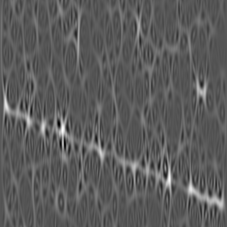
%> input picture MATLAB/dachuang2023/0116wenbo/-10dB_2_10dB/WVD/LFM/11.png, 227 x 227 px
$ octave main.m   (GNU Octave 9; MATLAB toolbox functions it lacks are replaced by stand-ins)
%> lines starting %> are read from the running program, lines starting %| are printed output that depends on the picture; in (x1, y1, x2, y2) boxes, pixels count from 0 and x2, y2 are one past the last pixel; in counts of white or black regions, pixels touching at a corner belong together; the program's own positions count from 1
 close all
 clc;clear;    % 清空命令窗口的所有输入和输出，类似于清屏

%%%PART1——————————————————
%读入图像，这里采用的是[filename,filepath]，可用于直接弹出对话框的选择图片，比较方便。

 [filename,filepath]=uigetfile('.jpg','输入一个需要识别的车牌图像');% 直接自动读入
%> the answer given: ../../../dachuang2023/0116wenbo/-10dB_2_10dB/WVD/LFM/11.png
 file=strcat(filepath,filename); %strcat函数：连接字符串；把filepath的字符串与filename的连接，即路径/文件名
 I=imread(file);
%> I is the input picture: size 227x227 uint8; min 0, max 255, mean 92.3
 figure('name','原图'),imshow(I);title('原图')


 %图像增强
 % h=ones(5,5)/25; %过滤器h
 % I=imfilter(I,h);%真彩色增强
 % figure('name','真彩色增强');imshow(I);title('真彩色增强');

%%%PART2——————————————————
%彩色图像信息量太大，因此转变为灰度图像，以加快处理速度。
%经过灰度变换后，像素的动态范围增加，图像的对比度扩展，使图像变得更加清晰、细腻、容易识别。

I1=rgb2gray(I);
% %figure('name','灰度处理前'),subplot(1,2,1),imshow(I1);title('灰度处理前的灰度图');
% % subplot(1,2,2),imhist(I1);title('灰度处理前的灰度图直方图');
%线性灰度变换
 I1=imadjust(I1,[0.3,0.7],[]);
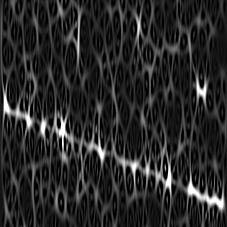
%> I1: size 227x227 uint8; min 0, max 255, mean 41.3
 figure('name','灰度处理后'),subplot(1,2,1),imshow(I1);title('灰度处理后的灰度图');
 subplot(1,2,2),imhist(I1);title('灰度处理后的灰度图直方图');
%> after `title('灰度处理后的灰度图直方图')`:
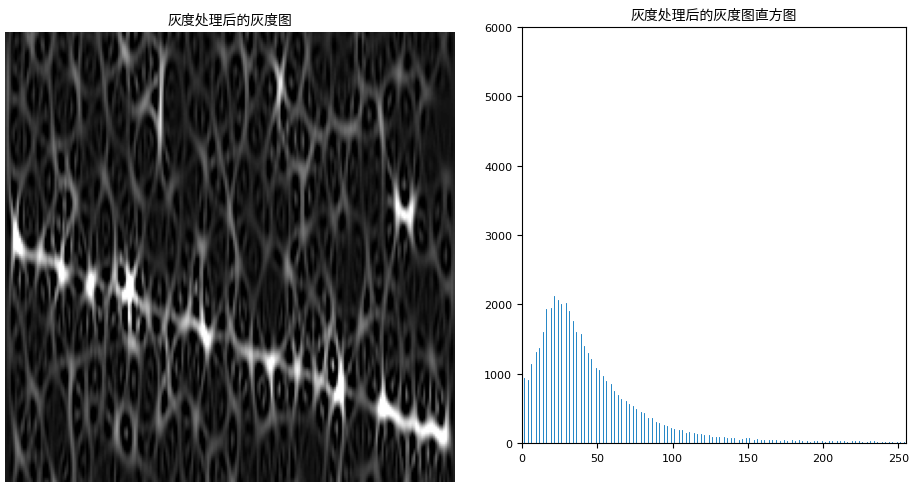
%> figure redrawn from the program's plot data, 2 panels
%进行中值滤波
 I1=medfilt2(I1);
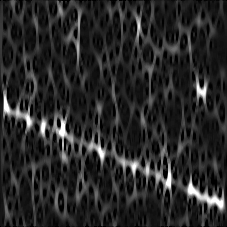
%> I1: size 227x227 uint8; min 0, max 255, mean 40.2
 figure,imshow(I1);title('中值滤波');

%%%PART3——————————————————
%在图像中，一条边缘两侧的灰度值有一个较大的变化量，
%我们将灰度值对坐标求一阶导，当导数大于某一个阈值时，这个点可视为一个边缘点
%这种方式得到的边缘太多，不好处理
%于是我们取一阶导的极值，即二阶导的零点，这样就能得到精确的边缘点

%边缘检测：sobel,roberts,canny,prewitt等
I2=edge(I1,'roberts',0.25,'both');
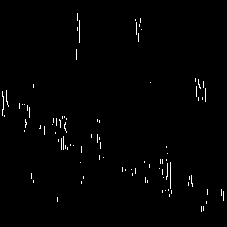
%> I2: size 227x227 logical; 1.1% white in thin lines or dots, all inside (x1, y1, x2, y2) = (2, 13, 224, 212)
%边缘检测算法，强度小于阈值0.25的边缘被省略掉,'both'两个方向检测（缺省默认）
figure('name','边缘检测'),imshow(I2);title('robert算子边缘检测')

%%%PART4——————————————————
%用三行一列的矩阵去腐蚀图像，其结果是把在垂直方向上孤立的边缘点消除了
%也可以说横向的边缘线被消除了，竖向的边缘线则缩短了两个像素点

se=[1;1;1]; %三行一列的矩阵
I3=imerode(I2,se);
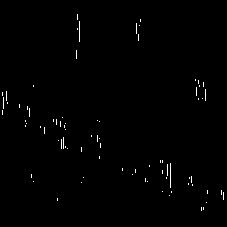
%> I3: size 227x227 logical; 0.68% white in thin lines or dots, all inside (x1, y1, x2, y2) = (2, 14, 224, 211)
% 腐蚀Imerode(X,SE).其中X是待处理的图像，SE是结构元素对象
figure('name','腐蚀后图像'),imshow(I3);title('腐蚀后的图像');

%%%PART5——————————————————
%用20的方形矩阵对图像闭运算，填补轮廓上的缝隙

se=strel('rectangle',[20,20]);%创建大小为20X20的矩形结构
I4=imclose(I3,se);
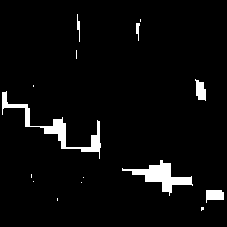
%> I4: size 227x227 logical; 4.3% white; 15 white regions (9 under 20 px), largest, box (x1, y1, x2, y2) and area: (2, 91, 101, 159) 929, (122, 160, 193, 196) 830, (206, 190, 224, 203) 179, (195, 79, 206, 101) 167, (77, 14, 80, 42) 46, (136, 23, 140, 41) 43
%用20*20的矩形对图像进行闭运算(先膨胀后腐蚀)有平滑边界作用，
%它一般融合窄的缺口和细长的弯口，去掉小洞，填补轮廓上的缝隙。
figure('name','平滑处理'),imshow(I4);title('平滑图像的轮廓');
%%%PART6——————————————————
%从二进制图像中移除所有面积小于1000像素的连接对象，消失的是连续的白色像素数量少于1000的字符
%根据图像修改，P设置的太大会消除车牌的字符

I5=bwareaopen(I4,1000);
%> I5: size 227x227 logical; every value is 0
figure('name','移除小对象'),imshow(I5);title('从对象中移除小对象');

%%%PART7——————————————————
%因为大多数车牌是蓝底白字，所以对蓝色像素点的采集判断，
%虽然算法能很快识别出大区域蓝色，但缺点在于对蓝色车辆的车牌识别不是很好。

 [y,x,z]=size(I5);% y是行数，x是列数，z是维数
%> y = 227; x = 227; z = 1
 myI=double(I5);% 转成双精度型
%> myI: size 227x227 double; every value is 0
 tic   % 开始计时

 %%%%%%%%%%%%%%%%% Y方向 %%%%%%%%%
 Blue_y=zeros(y,1);% zeros(M,N) 表示的是M行*N列的全0矩阵
 for i=1:y
     for j=1:x
          if(myI(i,j,1)==1) %% 判断蓝色像素
            Blue_y(i,1)= Blue_y(i,1)+1;% 蓝色像素点统计
          end
      end
 end
%> after the loop, Blue_y = 227 values from 0 to 0

[temp MaxY]=max(Blue_y);% Y方向车牌区域确定 [temp MaxY]临时变量MaxY
%> temp = 0; MaxY = 1
 PY1=MaxY;  % 以下为找车牌Y方向最小值
%> PY1 = 1
 while ((Blue_y(PY1,1)>=5)&&(PY1>1)) %%有时会出现一些尖峰在车牌边缘，所以判断蓝色像素点个数>=5，且最小值要大于1
         PY1=PY1-1;
 end
%> this loop made 0 passes

 PY2=MaxY; % 以下为找车牌Y方向最大值
%> PY2 = 1
while ((Blue_y(PY2,1)>=5)&&(PY2<y))  %%判断蓝色像素点个数>=5，且最大值要小于y
         PY2=PY2+1;
 end
 % IY=I(PY1:PY2,:,:);

 %%%%%%%%%%%%%%%%% X方向 %%%%%%%%%
 Blue_x=zeros(1,x);% 进一步确定x方向的车牌区域
 for j=1:x
      for i=PY1:PY2  % 只需扫描的行
          if(myI(i,j,1)==1) %% 判断蓝色像素
             Blue_x(1,j)= Blue_x(1,j)+1; % 蓝色像素点统计
          end
      end
 end
%> after the loop, Blue_x = 227 values from 0 to 0

 PX1=1;% 以下为找车牌X方向最小值
 while ((Blue_x(1,PX1)<5)&&(PX1<x))  %%最小值不能大于x
        PX1=PX1+1;
 end
%> after the loop, PX1 = 227
 PX2=x;% 以下为找车牌X方向最大值
%> PX2 = 227
 while ((Blue_x(1,PX2)<3)&&(PX2>PX1))
         PX2=PX2-1;
 end

 PY1=PY1-2; %PY1/PY2为最小值，PX2/PY2为最大值。扩大边缘范围，防止漏掉字符。
%> PY1 = -1
 PX1=PX1-2;
%> PX1 = 225
 PX2=PX2+3;
%> PX2 = 230
 PY2=PY2+10;
%> PY2 = 11
%> (the run ends here)

$ run again, with MATLAB/dachuang2023/0116wenbo/-10dB_2_10dB/WVD/LFM/12.png copied over MATLAB/dachuang2023/0116wenbo/-10dB_2_10dB/WVD/LFM/11.png
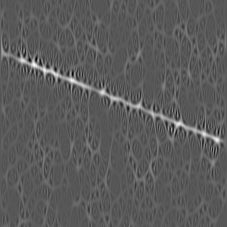
%> input picture MATLAB/dachuang2023/0116wenbo/-10dB_2_10dB/WVD/LFM/12.png, 227 x 227 px
%> I is the input picture: size 227x227 uint8; min 0, max 255, mean 91.4
%> `I2=edge(I1,'roberts',0.25,'both');`:
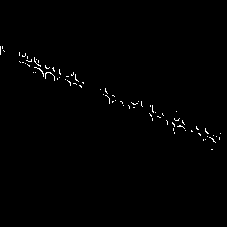
%> I2: size 227x227 logical; 0.65% white in thin lines or dots, all inside (x1, y1, x2, y2) = (0, 46, 221, 150)
%> I3: size 227x227 logical; 0.13% white in thin lines or dots, all inside (x1, y1, x2, y2) = (0, 47, 220, 141)
%> `I4=imclose(I3,se);`:
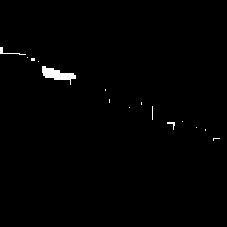
%> I4: size 227x227 logical; 0.79% white; 15 white regions (12 under 20 px), largest, box (x1, y1, x2, y2) and area: (42, 66, 76, 85) 287, (0, 47, 26, 55) 45, (167, 122, 175, 130) 24
%> I5: size 227x227 logical; every value is 0
%> myI: size 227x227 double; every value is 0
%> after the loop `for i=1:y`: Blue_y = 227 values from 0 to 0
%> temp = 0; MaxY = 1
%> after the loop `for j=1:x`: Blue_x = 227 values from 0 to 0
%> after the loop `while ((Blue_x(1,PX1)<5)&&(PX1<x))`: PX1 = 227
%> `PY1=PY1-2;`: PY1 = -1
%> `PX1=PX1-2;`: PX1 = 225
%> `PX2=PX2+3;`: PX2 = 230
%> `PY2=PY2+10;`: PY2 = 11

$ run again, with MATLAB/dachuang2023/0116wenbo/-10dB_2_10dB/WVD/LFM/13.png copied over MATLAB/dachuang2023/0116wenbo/-10dB_2_10dB/WVD/LFM/11.png
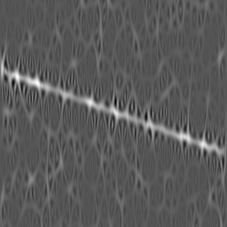
%> input picture MATLAB/dachuang2023/0116wenbo/-10dB_2_10dB/WVD/LFM/13.png, 227 x 227 px
%> I is the input picture: size 227x227 uint8; min 0, max 255, mean 90.1
%> `I2=edge(I1,'roberts',0.25,'both');`:
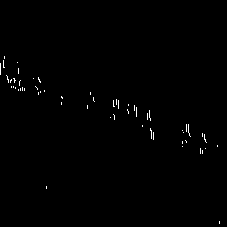
%> I2: size 227x227 logical; 0.53% white in thin lines or dots, all inside (x1, y1, x2, y2) = (0, 56, 220, 224)
%> I3: size 227x227 logical; 0.26% white in thin lines or dots, all inside (x1, y1, x2, y2) = (0, 57, 220, 223)
%> `I4=imclose(I3,se);`:
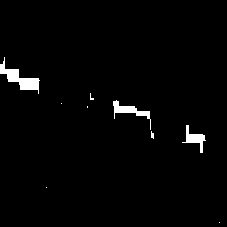
%> I4: size 227x227 logical; 2% white; 9 white regions (6 under 20 px), largest, box (x1, y1, x2, y2) and area: (0, 57, 40, 94) 463, (113, 100, 151, 130) 282, (182, 125, 206, 153) 227
%> I5: size 227x227 logical; every value is 0
%> myI: size 227x227 double; every value is 0
%> after the loop `for i=1:y`: Blue_y = 227 values from 0 to 0
%> temp = 0; MaxY = 1
%> after the loop `for j=1:x`: Blue_x = 227 values from 0 to 0
%> after the loop `while ((Blue_x(1,PX1)<5)&&(PX1<x))`: PX1 = 227
%> `PY1=PY1-2;`: PY1 = -1
%> `PX1=PX1-2;`: PX1 = 225
%> `PX2=PX2+3;`: PX2 = 230
%> `PY2=PY2+10;`: PY2 = 11
